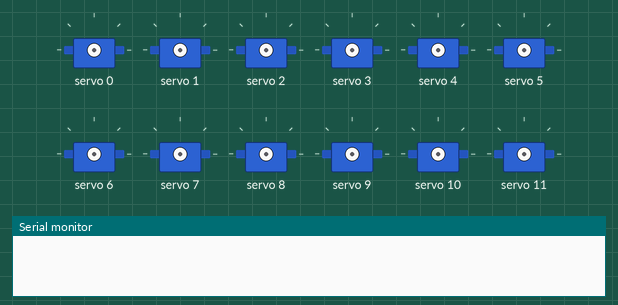
Recording of a sketch running on a simulated ESP32. On the bench: 12 × servo, the last lines printed to the serial monitor.

Above: at 0.0 s.
At 1.3 s:
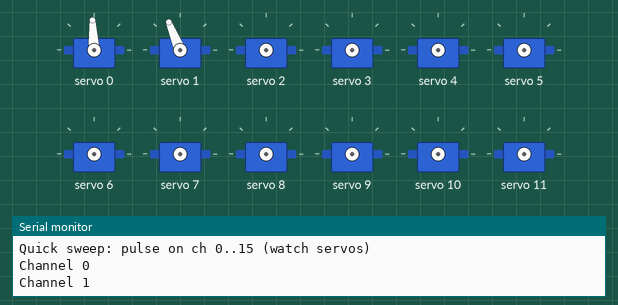
At 2.5 s:
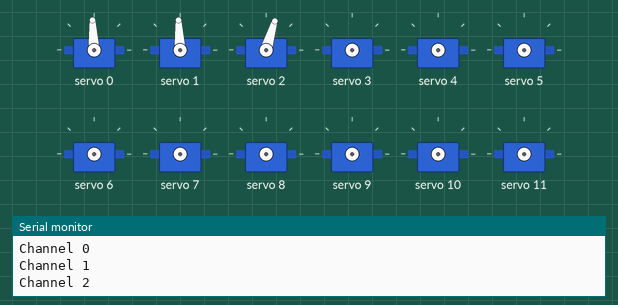
At 5.3 s:
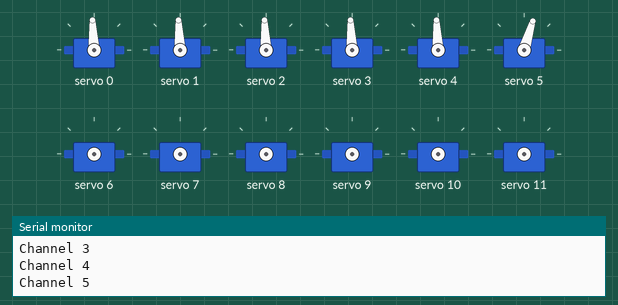
At 8.1 s:
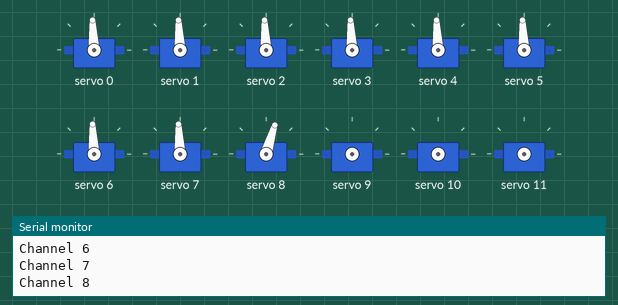
At 10.9 s:
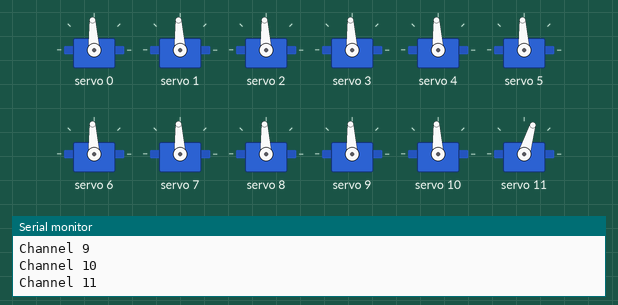
Timing chart, 0 to 12.6 s (numbered marks = the images above):
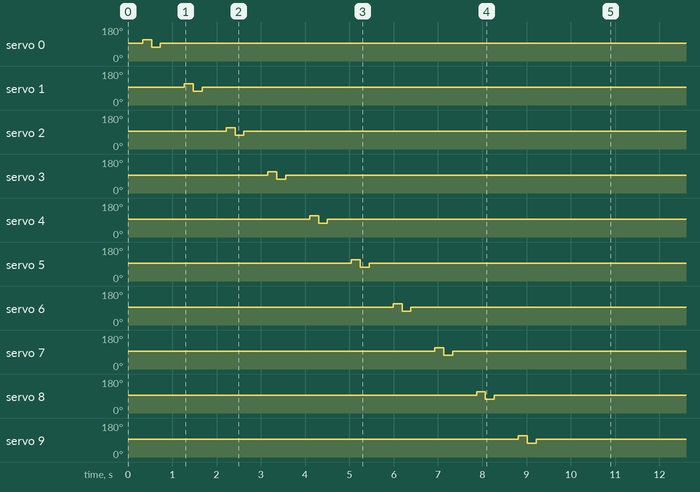

The sketch:

pca9685_servo.ino
```cpp
/**
 * PCA9685 16-channel PWM scaffold for servos (ESP32 + Wire I2C).
 *
 * Hardware reality: the PCA9685 cannot tell if a servo is plugged in — it only
 * outputs PWM. Automatic "motor present" detection is not possible without extra
 * circuitry (e.g. current sense) or a servo with a feedback wire.
 *
 * This sketch:
 *   - Initializes the PCA9685 at 50 Hz (typical analog servo rate).
 *   - Provides helpers to set pulse width in microseconds.
 *   - Optional interactive test: pulses each channel; you confirm y/n on Serial
 *     so channelActive[] reflects what you actually saw.
 *   - Optional quick sweep: pulses every channel in sequence (visual only;
 *     does not set channelActive — use interactive mode for that).
 *
 * Library: install "Adafruit PWM Servo Driver Library" (Arduino Library Manager).
 *
 * Wiring (typical):
 *   PCA9685 VCC -> 3.3V or 5V (match your servo supply; separate servo power
 *   is recommended for many servos — common ground with ESP32).
 *   GND -> GND
 *   SDA -> GPIO21 (default ESP32 I2C0 SDA)
 *   SCL -> GPIO22 (default ESP32 I2C0 SCL)
 *   OE can be left floating or tied per module docs.
 */

#include <Wire.h>
#include <Adafruit_PWMServoDriver.h>

// --- I2C / board ---
static constexpr uint8_t PCA9685_ADDR = 0x40;  // default; change if A0–A5 strapped
static constexpr uint32_t I2C_FREQ_HZ = 400000;  // 400 kHz fast mode

// --- Servo timing (microseconds) — adjust for your servos ---
static constexpr uint16_t US_CENTER = 1500;
static constexpr uint16_t US_MIN = 1000;
static constexpr uint16_t US_MAX = 2000;

// --- Test pulse: small deflection from center (verify movement without travel limits) ---
static constexpr uint16_t US_TEST_DELTA = 200;

// Set true to walk through channels on Serial (115200) and mark active/inactive (y/n).
// Requires Serial Monitor open — otherwise use quick sweep first.
static constexpr bool RUN_INTERACTIVE_TEST_ON_BOOT = false;

// Set true to pulse ch 0..15 once at boot (visual only; no channelActive updates).
static constexpr bool RUN_QUICK_SWEEP_ON_BOOT = true;

Adafruit_PWMServoDriver pwm = Adafruit_PWMServoDriver(PCA9685_ADDR);

/** channelActive[ch] is only meaningful if you use interactive test or set manually. */
bool channelActive[16];

static uint16_t microsecondsToTicks(uint16_t microseconds) {
  const float freqHz = 50.0f;
  return (uint16_t)((float)microseconds * freqHz * 4096.0f / 1000000.0f);
}

void setServoMicroseconds(uint8_t channel, uint16_t microseconds) {
  if (channel > 15) {
    return;
  }
  uint16_t off = microsecondsToTicks(microseconds);
  if (off > 4095) {
    off = 4095;
  }
  pwm.setPWM(channel, 0, off);
}

void pulseChannelTest(uint8_t channel) {
  setServoMicroseconds(channel, US_CENTER);
  delay(120);
  setServoMicroseconds(channel, US_CENTER + US_TEST_DELTA);
  delay(200);
  setServoMicroseconds(channel, US_CENTER - US_TEST_DELTA);
  delay(200);
  setServoMicroseconds(channel, US_CENTER);
  delay(120);
}

void allChannelsOff() {
  for (uint8_t ch = 0; ch < 16; ch++) {
    pwm.setPWM(ch, 0, 0);
  }
}

void runQuickSweep() {
  Serial.println(F("Quick sweep: pulse on ch 0..15 (watch servos)"));
  for (uint8_t ch = 0; ch < 16; ch++) {
    Serial.printf("Channel %u\n", ch);
    pulseChannelTest(ch);
    delay(300);
  }
  Serial.println(F("Sweep done."));
}

void runInteractiveChannelTest() {
  Serial.println(F("Interactive test: each channel gets a short pulse."));
  Serial.println(F("Type y if that channel's servo moved, n if not, s to skip rest."));
  for (uint8_t ch = 0; ch < 16; ch++) {
    channelActive[ch] = false;
  }

  for (uint8_t ch = 0; ch < 16; ch++) {
    Serial.printf("\n>>> Channel %u — pulse now. Moved? (y/n/s): ", ch);
    pulseChannelTest(ch);

    while (Serial.available() == 0) {
      delay(10);
    }
    char c = (char)Serial.read();
    while (Serial.available() > 0) {
      Serial.read();
    }
    if (c == 's' || c == 'S') {
      Serial.println(F("skip"));
      break;
    }
    if (c == 'y' || c == 'Y') {
      channelActive[ch] = true;
      Serial.println(F("active"));
    } else {
      channelActive[ch] = false;
      Serial.println(F("inactive"));
    }
  }

  Serial.println(F("\nSummary (channel: active):"));
  for (uint8_t ch = 0; ch < 16; ch++) {
    Serial.printf("  %2u: %s\n", ch, channelActive[ch] ? "yes" : "no");
  }
}

void setup() {
  Serial.begin(115200);
  delay(200);
  Serial.println(F("\nPCA9685 servo scaffold"));

  Wire.begin();
  Wire.setClock(I2C_FREQ_HZ);

  Wire.beginTransmission(PCA9685_ADDR);
  if (Wire.endTransmission() != 0) {
    Serial.println(F("ERROR: PCA9685 not on I2C at this address. Check wiring, pull-ups, A0–A5."));
    while (true) {
      delay(1000);
    }
  }
  pwm.begin();

  pwm.setOscillatorFrequency(25000000);
  pwm.setPWMFreq(50);
  delay(10);

  for (uint8_t i = 0; i < 16; i++) {
    channelActive[i] = false;
  }

  if (RUN_INTERACTIVE_TEST_ON_BOOT) {
    runInteractiveChannelTest();
  } else if (RUN_QUICK_SWEEP_ON_BOOT) {
    runQuickSweep();
  } else {
    Serial.println(F("Idle: call runQuickSweep() or runInteractiveChannelTest() from code,"));
    Serial.println(F("or enable RUN_* flags at top of sketch."));
  }

  allChannelsOff();
}

void loop() {
  // Idle — extend with your application (read sensors, set channels from channelActive[]).
  delay(500);
}
```
